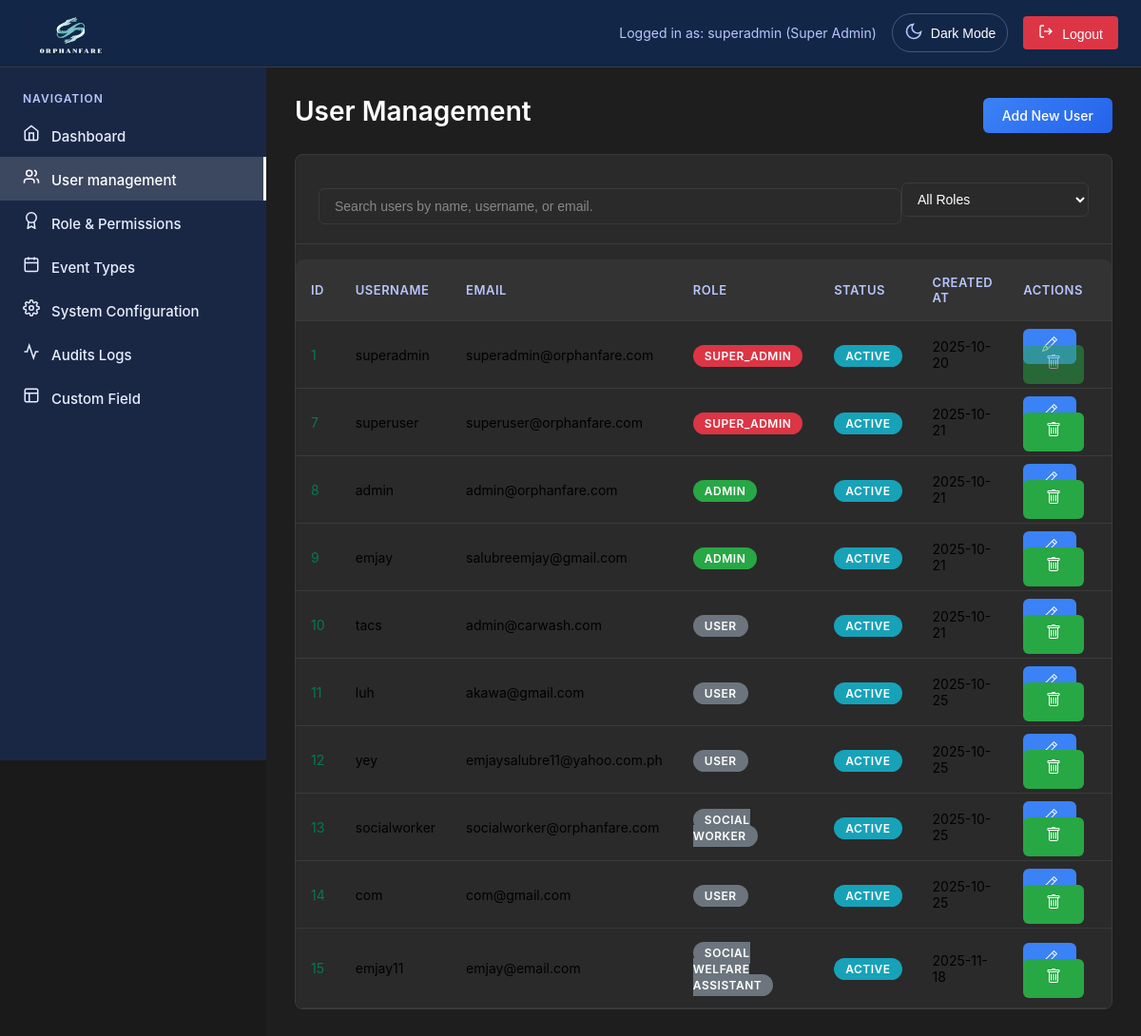
Before: /superadmin/user-management.php (signed in) with the older database file.
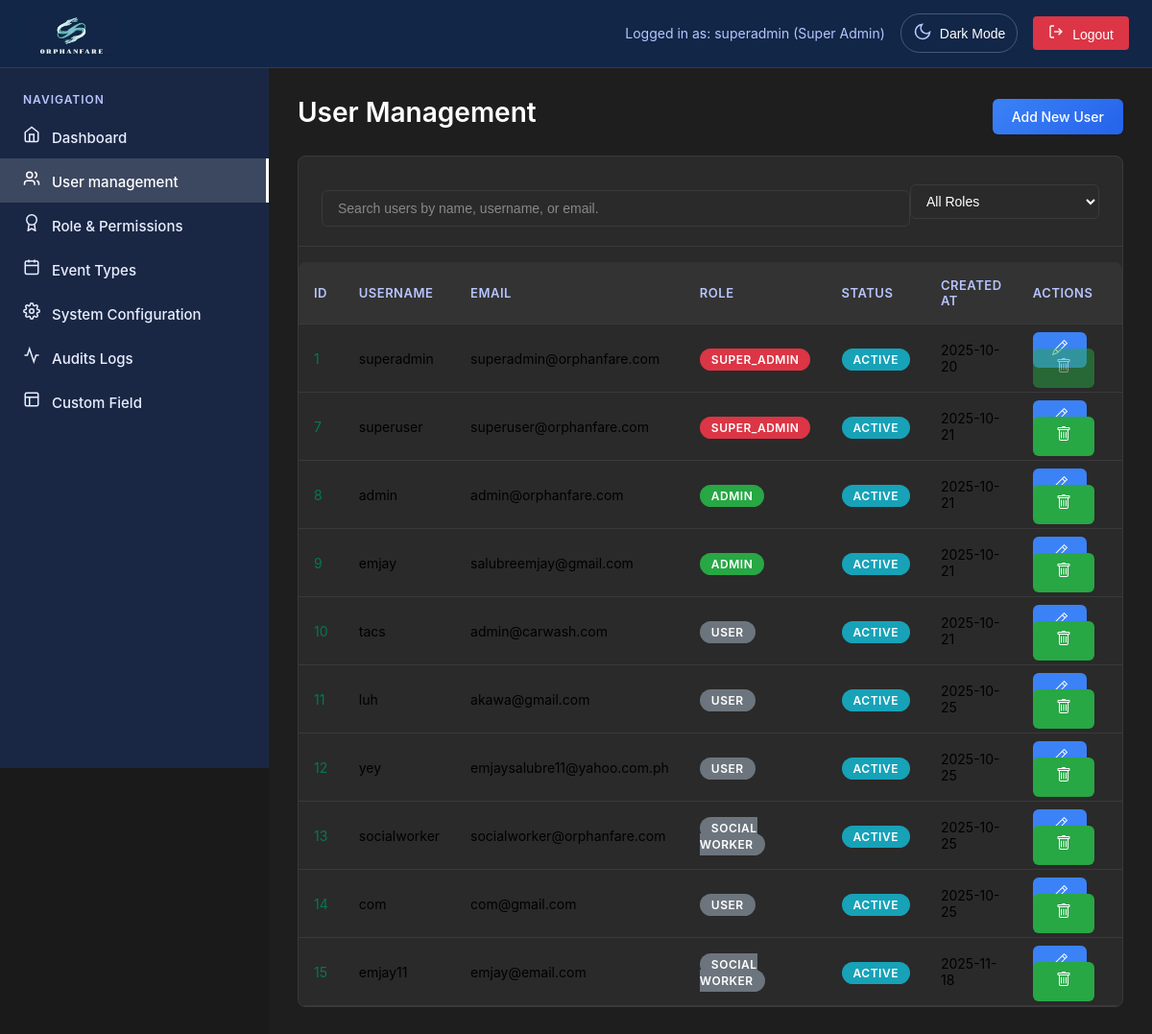
After: the same page with the newer database file.
### tables this page shows
CREATE TABLE `users` (
  `id` int(11) NOT NULL,
  `username` varchar(50) NOT NULL,
  `email` varchar(100) NOT NULL,
  `password` varchar(255) NOT NULL,
  `role` enum('super_admin','admin','user','Social Worker','Social Welfare Assistant') DEFAULT 'user',
  `status` enum('active','inactive','pending') DEFAULT 'pending',
  `created_at` timestamp NOT NULL DEFAULT current_timestamp(),
  `updated_at` timestamp NOT NULL DEFAULT current_timestamp() ON UPDATE current_timestamp(),
  `two_factor_secret` varchar(32) DEFAULT NULL,
  `two_factor_enabled` tinyint(1) DEFAULT 0,
  `two_factor_verified` tinyint(1) DEFAULT 0,
  `two_factor_backup_codes` text DEFAULT NULL,
  `last_login` timestamp NULL DEFAULT NULL,
  `last_password_change` timestamp NOT NULL DEFAULT current_timestamp(),
  `failed_attempts` int(11) DEFAULT 0,
  `account_locked` tinyint(1) DEFAULT 0,
  `is_active` tinyint(1) DEFAULT 1
);

### superadmin/user-management.php (the view, shortened to what this page needs)
<?php
require_once 'includes/superheader.php';
$sql = "SELECT id, username, email, role, status, created_at, updated_at FROM users";
$result = $conn->query($sql);
$users = [];
if ($result && $result->num_rows > 0) {
    while ($row = $result->fetch_assoc()) {
        $users[] = $row;
    }
}
?>
<div class="page-active">
    <div class="page-header">
        <h1 class="page-title">User Management</h1>
        <a href="add-user.php" class="btn btn-primary">Add New User</a>
    </div>
    <div class="data-table">
        <div class="table-header">
            <input type="text" class="search-input" placeholder="Search users by name, username, or email.">
            <select class="filter-dropdown">
                <option value="">All Roles</option>
            </select>
        </div>
        <table>
            <thead>
                <tr>
                    <th>ID</th>
                    <th>Username</th>
                    <th>Email</th>
                    <th>Role</th>
                    <th>Status</th>
                    <th>Created At</th>
                    <th>Actions</th>
                </tr>
            </thead>
            <tbody>
                <?php if (count($users) > 0): ?>
                    <?php foreach ($users as $user): ?>
                        <tr>
                            <td style="color: #047857;"><?php echo htmlspecialchars($user['id']); ?></td>
                            <td class="user-name"><?php echo htmlspecialchars($user['username']); ?></td>
                            <td class="user-email"><?php echo htmlspecialchars($user['email']); ?></td>
                            <td>
                                <span class="status-badge <?php
                                    echo $user['role'] === 'super_admin' ? 'status-urgent' :
                                         ($user['role'] === 'admin' ? 'status-approved' : 'status-mild');
                                ?>">
                                    <?php echo htmlspecialchars($user['role']); ?>
                                </span>
                            </td>
                            <td>
                                <span class="status-badge <?php
                                    echo $user['status'] === 'active' ? 'status-active' :
                                         ($user['status'] === 'pending' ? 'status-pending' : 'status-inactive');
                                ?>">
                                    <?php echo htmlspecialchars($user['status']); ?>
                                </span>
                            </td>
                            <td class="user-created"><?php echo date('Y-m-d', strtotime($user['created_at'])); ?></td>
                            <td>
                                <a href="edit-user.php?id=<?php echo $user['id']; ?>" class="action-btn edit-btn"></a>
                                <?php if ($user['id'] != 1): ?>
                                    <a href="user-management.php?delete_id=<?php echo $user['id']; ?>"
                                       class="action-btn delete-btn"
                                       onclick="return confirm('Are you sure you want to delete this user?')"></a>
                                <?php else: ?>
                                    <span class="action-btn delete-btn disabled" style="opacity: 0.5; cursor: not-allowed;"></span>
                                <?php endif; ?>
                            </td>
                        </tr>
                    <?php endforeach; ?>
                <?php else: ?>
                    <tr>
                        <td colspan="7" style="text-align: center; padding: 20px;">No users found in the database.</td>
                    </tr>
                <?php endif; ?>
            </tbody>
        </table>
    </div>
</div>
<?php require_once 'includes/superfooter.php'; ?>

Changed rows visible on the page:
changed users "emjay11": role "SOCIAL WELFARE ASSISTANT" → "SOCIAL WORKER"
